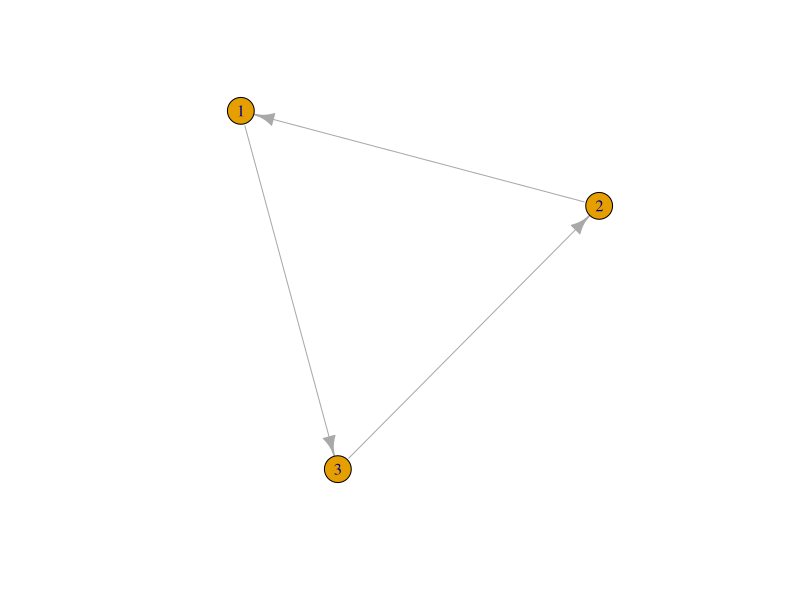
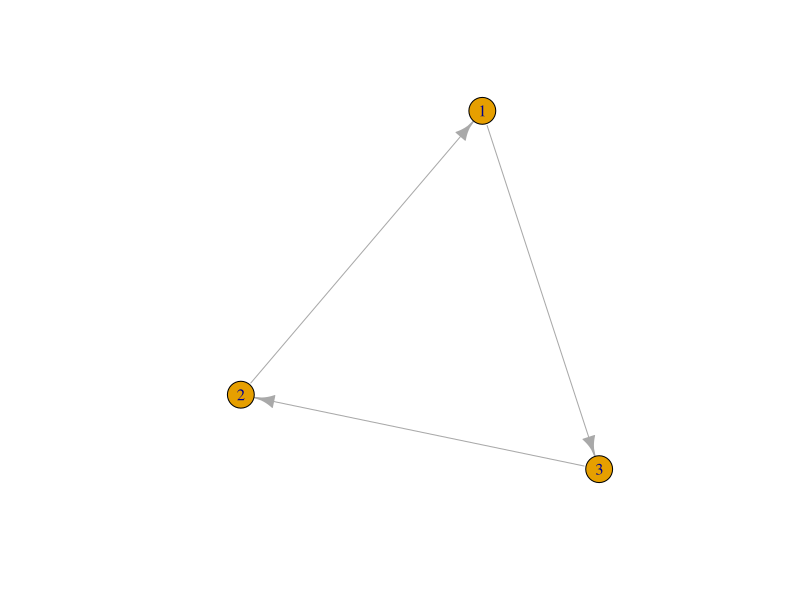
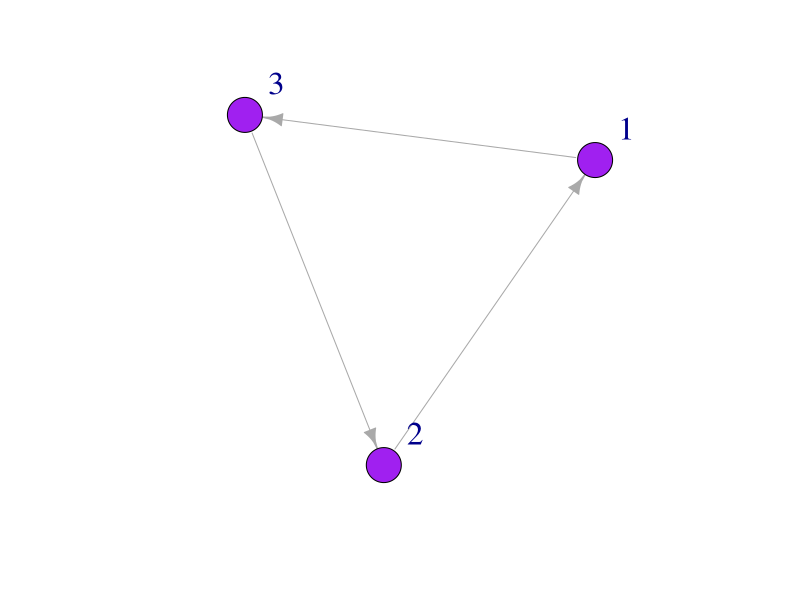
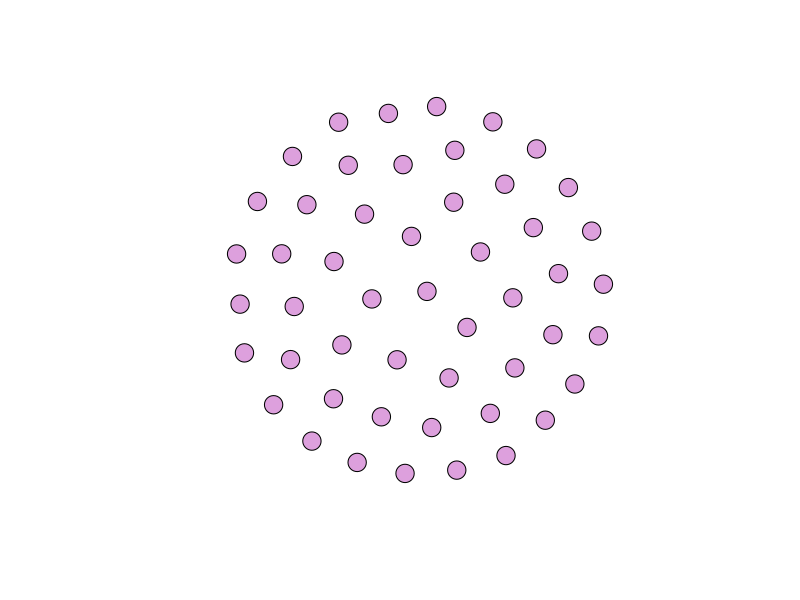
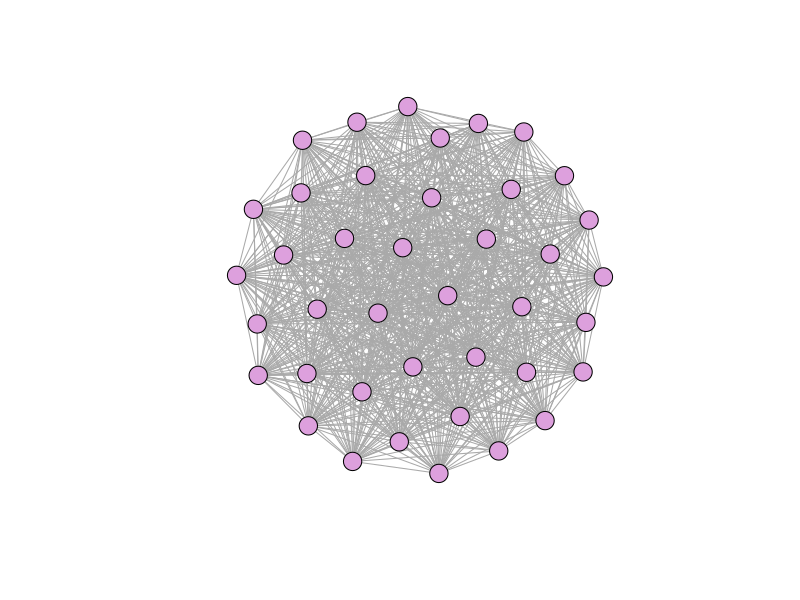
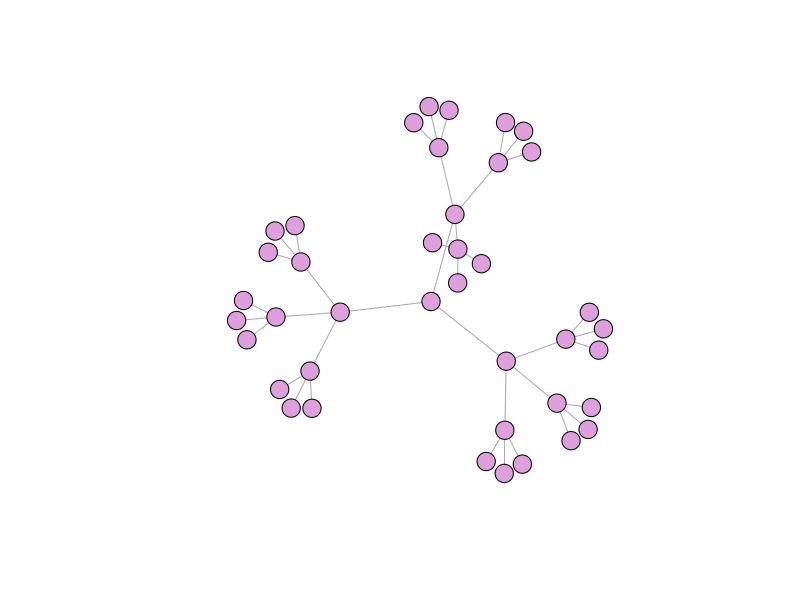
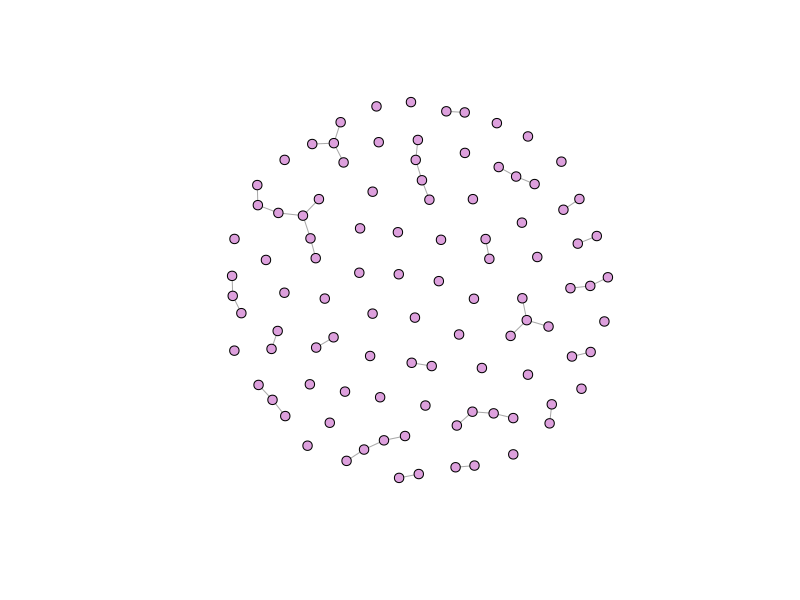
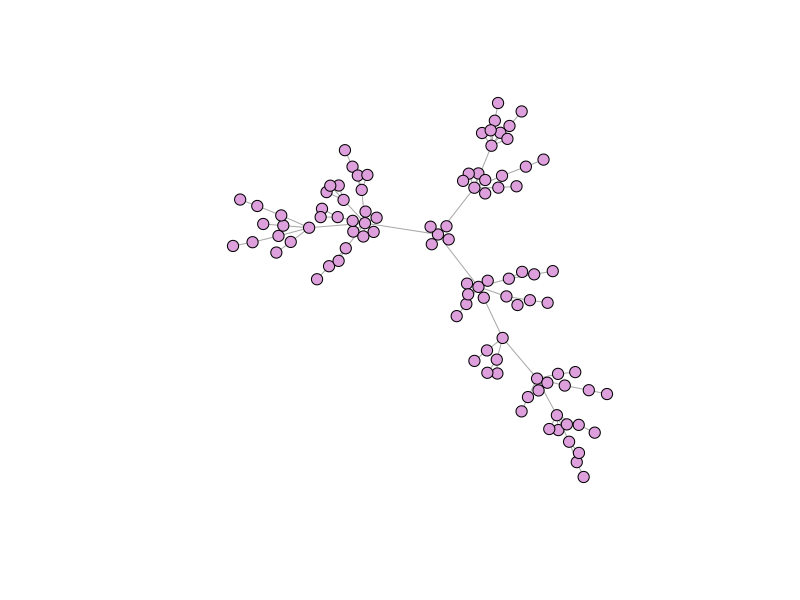

The R script that drew these images, in order:
## ---- chunk 1
#install.packages("igraph")
library(igraph)
## ---- chunk 2
mat1 <- matrix(c(0, 1, 0, 0, 0, 1, 1,0, 0), nrow=3, ncol=3) ### matrix function 
mat1
## ---- chunk 3
mat2 <- graph_from_adjacency_matrix(mat1)
plot(mat2, edge.arrow.size = 1) ## set the size of the arrows 
## ---- chunk 4
mat3 <- graph(edges=c(1,3, 3,2, 2,1), n=3, directed=T ) # use graph function and list edges 
plot(mat3, edge.arrow.size = 1)
## ---- chunk 5
plot(mat3, edge.arrow.size = 1, vertex.color = "purple", vertex.size = 20, vertex.label.cex = 2, vertex.label.dist = 3.5)

## ---- chunk 6
eg <- make_empty_graph(50) ## make a graph with 50 nodes
plot(eg, vertex.size=10, vertex.label=NA, vertex.color = "plum") ## no node labels.
eg # view graph object


## ---- chunk 7
fg <- make_full_graph(40)
plot(fg, vertex.size=10, vertex.label=NA, vertex.color = "plum")
fg # view graph
## ---- chunk 8
tr <- make_tree(40, children = 3, mode = "undirected")
plot(tr, vertex.size=10, vertex.label=NA, vertex.color = "plum") 
## ---- chunk 9
er <- sample_gnm(n=100, m=40) 
plot(er, vertex.size=5, vertex.label=NA, vertex.color = "plum") # vertex color "plum" :)
## ---- chunk 10
ba <-  sample_pa(n=100, power=1, m=1,  directed=F)
plot(ba, vertex.size=6, vertex.label=NA, vertex.color = "plum")
## ---- chunk 11
Nodelist <- data.frame(
                    Names =c("Jim", "Carole", "Joe", "Michelle", "Jen", "Pete", "Paul", "Tim", 
                            "Jess", "Mark", "Jill", "Cam", "Kate") ,
                    YearsFarming = c(8.5, 6.5, 4, 1, 3, 10, 5, 5, 5, 1, 1, 6, 6) , 
                    Age = c(22, 31, 25, 21, 22, 35, 42, 27, 26, 33, 26, 28, 22) , 
                    Gender = c("Male", "Female", "Male", "Female", "Female", "Male","Male","Male", "Female", "Male", "Female", "Male", "Female"))
Nodelist       
## ---- chunk 12
Edgelist <- data.frame(
                  From = c("Jim", "Jim", "Jim", "Jill", "Kate", "Pete", "Pete", "Jess", "Jim", "Jim", "Pete"),
                  To = c("Carole", "Jen", "Pete", "Carole", "Joe", "Carole", "Paul", "Mark", "Cam", "Mark", "Tim")
)

## ---- chunk 13
FarmNetwork <- graph_from_data_frame(d = Edgelist, vertices = Nodelist, directed = T)
FarmNetwork
E(FarmNetwork) # view edges
V(FarmNetwork) # view nodes
## ---- chunk 14
plot(FarmNetwork, edge.arrow.size = .5, vertex.color = "plum", vertex.label.dist = 2.5)

## ---- chunk 15
colrs <- c("gray70", "blue")
V(FarmNetwork)$color <- ifelse(V(FarmNetwork)$Gender == "Male", "orange", "dodgerblue") ## if male, make orange, if not, blue. Go gators!!!!   
plot(FarmNetwork, edge.arrow.size = .5, vertex.label.dist = 2.5)

## ---- chunk 16

V(FarmNetwork)$size <- V(FarmNetwork)$YearsFarming # size the nodes by number of years farming
plot(FarmNetwork, edge.arrow.size = .5, vertex.label.dist = 2.5)

## ---- chunk 17

V(FarmNetwork)$size <- V(FarmNetwork)$YearsFarming *2 ## scale by multiplying by 2
plot(FarmNetwork, edge.arrow.size = .5, vertex.label.dist = 2.5)

## ---- chunk 18
Net2 <- graph(edges=c(1,3, 3,2, 2,1, 2,4, 5,4), n=5, directed=T) 
Net2
plot(Net2, edge.arrow.size = .5, vertex.color = "gold")
## ---- chunk 19
deg1 <-  degree(Net2, v = V(Net2), mode = c("all"))
deg1 ## node degree of all nodes in the network 
V(Net2)$size <- (deg1*10) #size the network nodes by their node degree 
plot(Net2, edge.arrow.size = .5, vertex.color = "gold") ## is this what you expected?
## ---- chunk 20
eig1 <- eigen_centrality(Net2, directed = TRUE)
eig1 ## NOTE: this gives a "list" of vectors. To pull the eigenvector centrality scores we need to look at 
eig1$vector #like this!
V(Net2)$size <- (eig1$vector*10) #size the network nodes by eigenvector centrality 
plot(Net2, edge.arrow.size = .5, vertex.color = "gold") ## is this what you expected?
## ---- chunk 21
bet1 <-  betweenness(Net2, v = V(Net2), directed = TRUE)
bet1 ## node degree of all nodes in the network 
V(Net2)$size <- (bet1*10) #size the network nodes by their node degree 
plot(Net2, edge.arrow.size = .5, vertex.color = "gold") ## is this what you expected?
## ---- chunk 22
igraph::graph.density(Net2) #graph density
diameter(Net2) # diameter
mean_distance(Net2) ##mean path length
## ---- chunk 23
igraph::vertex_connectivity(Net2)
igraph::transitivity(Net2)
## ---- chunk 24
library(igraph)
plot(FarmNetwork)
Degree_Distribution <- igraph::degree(FarmNetwork, mode = "total")
hist(Degree_Distribution)
## ---- chunk 25
new1 <- sample_gnm(13, 11, directed = FALSE, loops = FALSE)
h1<- igraph::degree(new1)
hist(h1)
## ---- chunk 26
degamat <- NULL
n <- 50
for(i in 1:n){
  newmatrix <- sample_gnm(13,11, directed = FALSE, loops = FALSE)
  degmat <- igraph::degree(newmatrix)
  degamat<-rbind(degamat,degmat)
}
degamat

hist(degamat, xlim = c(0,7), breaks = 7)
## ---- chunk 27
par(mfrow=c(1,1),
    mar=c(2,2,2,2))
hist(Degree_Distribution, xlab = "Node Degree", xlim = c(0,7), breaks = 3, main = "Observed")
hist(degamat, xlim = c(0,7), breaks = 7, xlab = "Node Degree", main = "Simulated")
